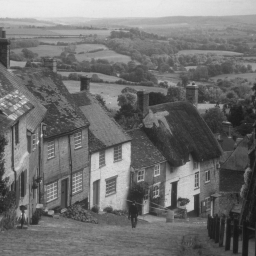
#> input picture HW2_160316023_160316042/32.tif, 256 x 256 px
$ python HW2_Task2.py
#> lines starting #> are read from the running program, lines starting #| are printed output that depends on the picture
"""Erencan Güneş 160316023
   Abdüssamed Güzey 160316042"""

import cv2
import numpy as np

img = cv2.imread("32.tif", 0)
#> img is the input picture: shape (256, 256); min 21, max 235, mean 112.7

code = np.mod(img, 2)
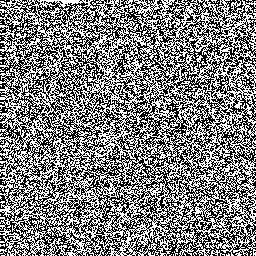
#> code: shape (256, 256); values 0 (black) and 1 (white), 49.9% white in thin lines or dots

first = []

code = code.ravel()

k = 0
for a in range(0, 256):
    for i in range(0, len(code), 256):
        first.append(code[i + k])
    k += 1
#> after the loop, first = 65536 items; k = 256

first = np.array(first)
first = first.reshape((8192, 8))
binarr = []
for i in first:
    i = str(i)
    i = i.replace("[", "")
    i = i.replace("]", "")
    i = i.replace(" ", "")
    i = i.replace(".", "")
    binarr.append(i)
#> this loop made 8192 passes
#> i on passes 1 to 3: '01010100', '01101000', '01100101'
#> after the loop, binarr = 8192 items, first 6: '01010100', '01101000', '01100101', '01110010', '01100101', '00100000'

text = []
decarr = []
for i in binarr:
    decarr.append(int(i, 2))
#> after the loop, decarr = 8192 values, max 255 at index 181, min 0 at index 355, mean 127.3

for i in decarr:
    text.append(chr(i))
#> this loop made 8192 passes
#> i on passes 1 to 3: 84, 104, 101
#> after the loop, text = 8192 items, first 6: 'T', 'h', 'e', 'r', 'e', ' '

new_text = []
for i in text:
    new_text.append(i)
    if i == "%":
        break
#> this loop made 160 passes
#> i on passes 1 to 3: 'T', 'h', 'e'
#> after the loop, new_text = 160 items, first 6: 'T', 'h', 'e', 'r', 'e', ' '
text = ""
for i in new_text:
    text += i
#> this loop made 160 passes
print(text)
#| There are three stages in scientific discovery. First, people deny that it is true, then they deny that it is important; finally, they credit the wrong person.%
